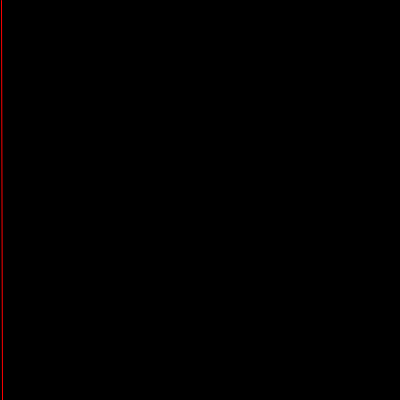
Frame 1 (no input)
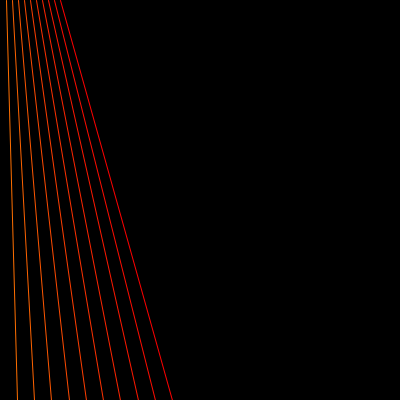
Frame 60 (the mouse pressed at the canvas centre just before this capture)
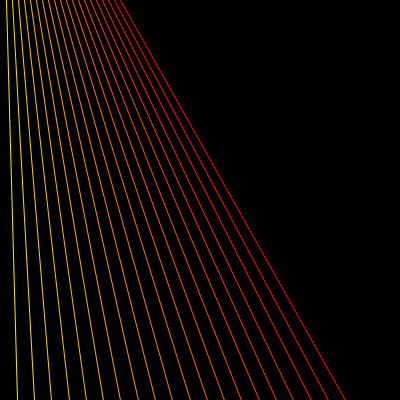
Frame 120 (the mouse held since frame 60 and released just before this capture)

The Processing sketch that drew these frames (run headless with seeded random() and noise(); from frame 60 on, the mouse is pressed at the canvas centre):

// Processing sketch: sketch_130205
// ── sketch_130205.pde
/*
  author:chimanaco
 
 inspired: 
 Olympus digital billboard you can see from Shinjuku station
 
 */

int lineNumber = 123;
float margin = 15.8;
float speed = 1;
float lineSpeed = 1.88;
int maxHue = 360;
int bgColor = color(0);
int num = 0;
ArrayList particles;

/*
  setup
 */
void setup() {
  size(400, 400);  
  colorMode(HSB, maxHue, 100, 100);
  background(bgColor);

  // createArray
  particles = new ArrayList();
  particles.add(new particle(num));
}

/*
  loop
 */
void draw() {
  background(bgColor);

  if (num < lineNumber) {
    particle p = (particle) particles.get(particles.size()-1);
    if (p.goNext() ) {
      num ++;
      particles.add(new particle(num));
    }
  }

  for (int i = particles.size()-1; i >= 0; i--) {
    particle p = (particle) particles.get(i);
    p.run();
  }
}

/*
  particle
 */
class particle {
  float sx = 0;
  float ex = 0;
  float offset = 0;
  float myHue;

  boolean positive = true;

  //constructor
  particle(int myNum) {
    myHue = (float) myNum / (float) lineNumber * maxHue;
  }

  boolean goNext() {
    if (ex > margin) {
      return true;
    }
    else
      return false;
  }

  // run
  void run() {
    if (positive && sx > width) {
      positive = false;
      offset = 0;
    }

    if (!positive && sx < 0) {
      positive = true;
      offset = 0;
    }

    if (positive) {
      offset++;
      sx = sx + speed; 
      ex = sx + offset * lineSpeed;
    } 
    else {
      offset--;
      sx = sx - speed; 
      ex = sx + offset * lineSpeed;
    }

    stroke(myHue, 100, 100);
    line(sx, 0, ex, height);
  }
}
